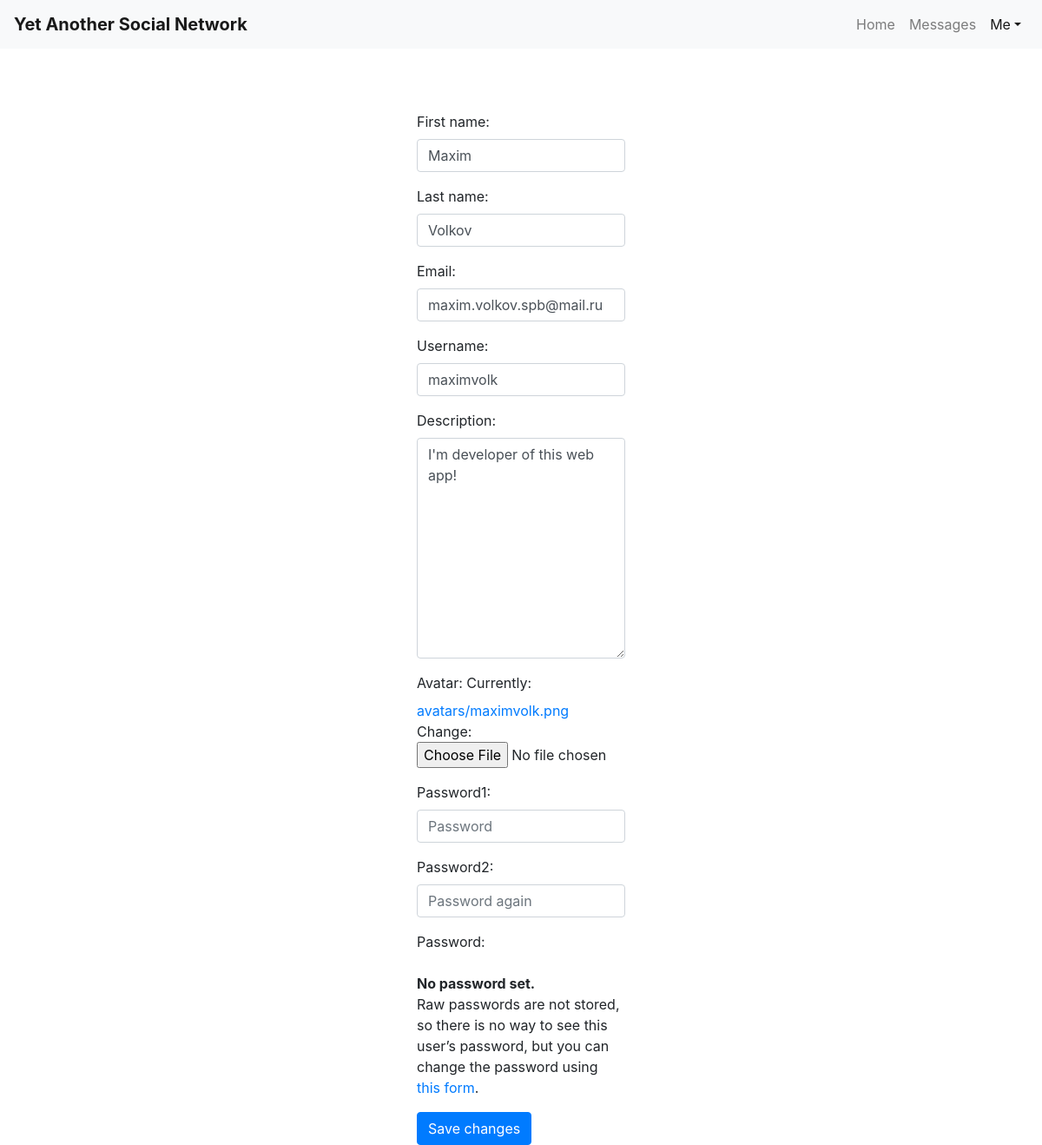
/user/maximvolk/settings (signed in), run on the app's committed database.
### users/models.py (models this page shows, shortened)
class CustomUser(AbstractUser):
    description = models.CharField(max_length=256)
    avatar = models.ImageField(upload_to=get_avatar_path, default='avatars/default.png', blank=True)
    avatar_preview = models.ImageField(upload_to=get_avatar_preview_path, null=True)

### users/views.py (the view, shortened to what this page needs)
# urls.py: path('<str:username>/settings', UserSettingsView.as_view()),
class UserSettingsView(LoginRequiredMixin, SuccessMessageMixin, UpdateView):
    template_name = 'users/settings.html'
    form_class = CustomUserChangeForm
    model = CustomUser
    success_message = 'Your profile has been successfully updated!'
    def get_object(self, *args, **kwargs):
        return self.model.objects.get(username=self.kwargs['username'])
    def dispatch(self, request, *args, **kwargs):
        if request.user.username != self.kwargs['username']:
            return HttpResponseForbidden()
        return super().dispatch(request, *args, **kwargs)

### users/forms.py
class LoginForm(AuthenticationForm):
    username = forms.CharField(widget=forms.TextInput(attrs={'class': 'form-control'}), max_length=50)
    password = forms.CharField(widget=forms.PasswordInput(attrs={'class': 'form-control'}), max_length=50)

### users/context_processors.py (called while the page is built)
def add_login_form(request):
    return {
        'login_form': LoginForm(),
    }

### users/templates/users/settings.html (shortened to what this page needs)
{% extends "blog/base.html" %}
{% block content %}
    <div class="mx-auto" style="margin-top: 8em; text-align: left; width: 15em;">
        <form method="post">
            <p>{{ form.as_p }}</p>
            <button class="btn btn-primary" type="submit">Save changes</button>
        </form>
    </div>
{% endblock %}

### data on the page
CustomUser: first_name "Maxim", last_name "Volkov", email "maxim.volkov.spb@mail.ru", username "maximvolk", description "I'm developer of this web app!"
